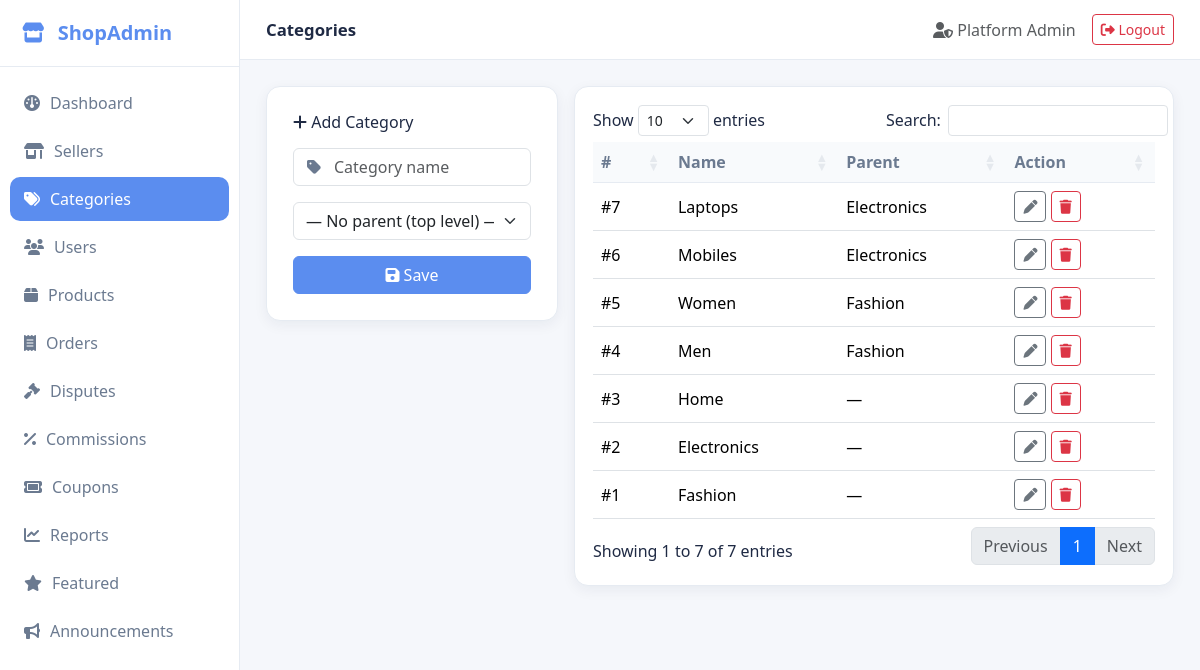
Screenshot of /index.php?url=categories (signed in) with the database file from the repository.
### tables this page shows
CREATE TABLE IF NOT EXISTS `categories` (
  `id` INT UNSIGNED AUTO_INCREMENT PRIMARY KEY,
  `name` VARCHAR(120) NOT NULL,
  `parent_id` INT UNSIGNED DEFAULT NULL,
  `created_at` TIMESTAMP DEFAULT CURRENT_TIMESTAMP,
  FOREIGN KEY (`parent_id`) REFERENCES `categories`(`id`) ON DELETE SET NULL
);

### controllers/Controller.php (called while the page is built, shortened)
<?php
class Controller {
    protected function view($path, $data = []) {
        extract($data);
        require __DIR__ . '/../views/layouts/header.php';
        require __DIR__ . '/../views/' . $path . '.php';
        require __DIR__ . '/../views/layouts/footer.php';
    }
}

### controllers/CategoriesController.php (called while the page is built, shortened)
<?php
require_once __DIR__ . '/Controller.php';
class CategoriesController extends Controller {
    public function index() {
        $m = new CategoryModel($this->db);
        $this->view('categories/index', ['pageTitle'=>'Categories','cats'=>$m->all(),'all'=>$m->all()]);
    }
}

### index.php (called while the page is built, shortened)
<?php
require_once __DIR__ . '/config/db.php';
require_once __DIR__ . '/includes/helpers.php';
$url = $_GET['url'] ?? 'auth/login';
$url = trim($url, '/');
$parts = array_values(array_filter(explode('/', $url)));
$action         = $parts[1] ?? 'index';
$params         = array_slice($parts, 2);
$obj = new $controller($conn);
call_user_func_array([$obj, $action], $params);

### includes/helpers.php (called while the page is built, shortened)
<?php
function e($v) {
    return htmlspecialchars((string)$v, ENT_QUOTES, 'UTF-8');
}
function url($path = '') {
    return BASE_URL . '/index.php?url=' . ltrim($path, '/');
}

### models/CategoryModel.php (called while the page is built, shortened)
<?php
class CategoryModel extends Model {
    public function all() {
        $sql = "SELECT c.*, p.name AS parent_name FROM categories c
                LEFT JOIN categories p ON c.parent_id = p.id ORDER BY c.id DESC";
        return $this->db->query($sql)->fetch_all(MYSQLI_ASSOC);
    }
}

### views/categories/index.php (the view, shortened to what this page needs)
<div class="row g-3">
  <div class="col-lg-4">
    <div class="form-section">
      <h6 class="mb-3"><i class="fa-solid fa-plus"></i> Add Category</h6>
      <form method="post" action="<?= url('categories/save') ?>">
        <div class="mb-3 input-icon">
          <i class="fa-solid fa-tag"></i>
          <input class="form-control" name="name" placeholder="Category name" required>
        </div>
        <div class="mb-3">
          <select class="form-select" name="parent_id">
            <option value="0">— No parent (top level) —</option>
          </select>
        </div>
        <button class="btn btn-primary w-100"><i class="fa-solid fa-floppy-disk"></i> Save</button>
      </form>
    </div>
  </div>
  <div class="col-lg-8">
    <div class="table-card">
      <table class="table align-middle data-table">
        <thead><tr><th>#</th><th>Name</th><th>Parent</th><th>Action</th></tr></thead>
        <tbody>
        <?php foreach ($cats as $c): ?>
          <tr>
            <td>#<?= e($c['id']) ?></td>
            <td><?= e($c['name']) ?></td>
            <td><?= e($c['parent_name'] ?? '—') ?></td>
            <td>
              <button class="btn btn-sm btn-outline-secondary" data-bs-toggle="modal" data-bs-target="#edit<?= $c['id'] ?>"><i class="fa-solid fa-pen"></i></button>
              <button class="btn btn-sm btn-outline-danger" onclick="confirmGo('<?= url('categories/delete/'.$c['id']) ?>','Delete this category?')"><i class="fa-solid fa-trash"></i></button>
            </td>
          </tr>
        <?php endforeach; ?>
        </tbody>
      </table>
    </div>
  </div>
</div>

### assets/css/style.css (style rules this page uses)
:root { --bg:#f5f7fb; --card:#fff; --primary:#5b8def; --primary-dark:#3f6fd6; --text:#1f2a44; --muted:#6b7a90; --border:#e6ebf2; --success:#22c55e; --danger:#ef4444; --warning:#f59e0b; --shadow:0 4px 14px rgba(20,30,60,.06); }
* { box-sizing:border-box }
body { margin:0;font-family:'Segoe UI',system-ui,sans-serif;background:var(--bg);color:var(--text) }
.btn-primary { background:var(--primary);border-color:var(--primary) }
.form-section { background:#fff;padding:26px;border-radius:14px;box-shadow:var(--shadow);border:1px solid var(--border) }
.input-icon { position:relative }
.input-icon i { position:absolute;left:14px;top:50%;transform:translateY(-50%);color:var(--muted) }
.input-icon .form-control { padding-left:40px }
.table-card { background:#fff;border-radius:14px;box-shadow:var(--shadow);border:1px solid var(--border);padding:18px }
table.dataTable { border-collapse:separate !important;border-spacing:0 }
.table thead th { background:#f8fafc;color:var(--muted);font-weight:600;border-bottom:1px solid var(--border) }

### rows the page displays
categories: id "7", name "Laptops", parent.name "Electronics"
categories: id "6", name "Mobiles", parent.name "Electronics"
categories: id "5", name "Women", parent.name "Fashion"
categories: id "4", name "Men", parent.name "Fashion"
categories: id "3", name "Home", parent_name "—"
categories: id "2", name "Electronics", parent_name "—"
categories: id "1", name "Fashion", parent_name "—"

### other values shown
APP_NAME "ShopAdmin"
$pageTitle "Categories"
$u['name'] "Platform Admin"
